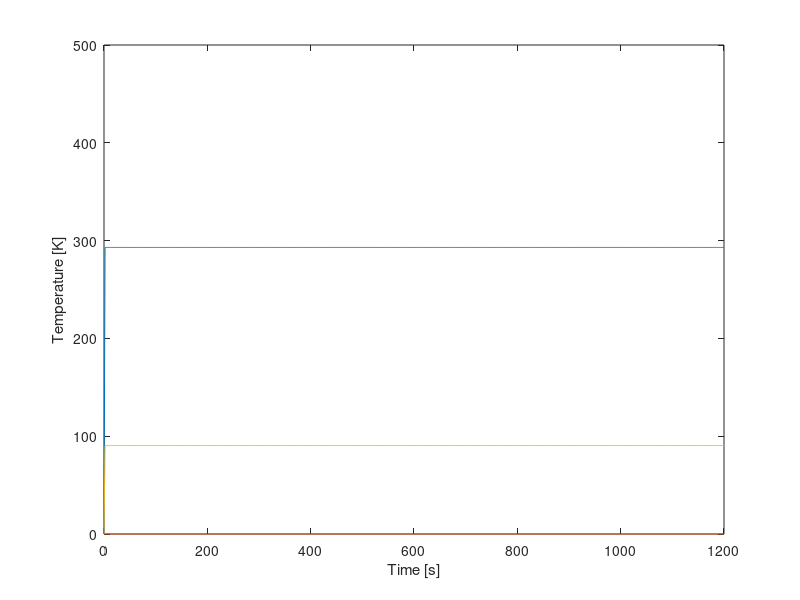

The MATLAB source for this figure:
clear all, close all, clc
%% Setup
% This section contains the parameters of the setup (start of cycle)
i=0;                     %Value for plot
T_0 = 293;              %Starting temperature in [K], assumed for all fluids, gasses and materials
T_water = 293;              %Starting temperature water in [K]
T_al = 293;                 %Starting temperature aluminium in [K]
T_cu = 293;                 %Starting temperature copper in [K]
T_pvc = 293;                %Starting temperature PVC in [K]
T_pur = 293;                %Starting temperature polyurethane in [K]
T_air = 293;                %Starting temperature internal air in [K]
T_amb = 293;                %Starting temperature ambient (outside) air in [K]
t = 0;                      %Time at the start [s]
t_final=1200;               %Time at end cycle [s]
%% First order variables
%This section contains the properties and constants of the materials, but also fixed variables of the setup
%Copper tubing
r_inner_cu = 0.004;     %Inner radius copper tube [m]
r_outer_cu = 0.006;     %Outer radius copper tube [m]
roughness_cu = 0.0015;  %Pipe roughness [m]
length_cu = 6.85;       %Length copper tube [m]
epsilon_cu = 0.05;      %Emissivity copper [-]
rho_cu = 8960;          %Density copper [kg/m^3]
c_cu = 386;             %Specific heat copper [J/kg K]
k_cu = 400;             %Thermal conductivity copper [W/(m K)]
%PVC tubing
hsv_pvc_d = 0.0022;     %Thickness of the HSV PCV [m]
r_outer_pvc = 0.055;    %Outer radius PVC tube [m]
r_inner_pvc = r_outer_pvc - hsv_pvc_d ;   %Inner radius PVC tube [m]
r_outer_double_pvc = r_outer_pvc + hsv_pvc_d; %Outer Radius of double-layered PVC tube (near endcaps) [m]
length_pvc = 0.130;     %Length/Height PVC tube [m] (this was shown to be slightly longer during first building phase with no real means to cut it down to 0.125m)
length_cap_pvc = 0.034; %Length/Height of a PVC Endcap [m]
epsilon_pvc = 0.9;      %Emissivity PVC [-]
rho_pvc = 1330;         %Density PVC [kg/m^3]
k_pvc = 0.19;           %Thermal conductivity PVC [W/(m K)]
d_air_endcap = 0.01;    %Distance between Kingspan Therma and the PVC endcap. Used to determine therma resistance
%Polyurethane tubing
r_inner_pur = 0.004;    %Inner radius polyurethane tube [m]
r_outer_pur = 0.006;    %Outer radius polyurathane tube [m]
d_pur = 0.002;          %Wall Thickness polyurthane tube [m]
length_pur = 6;         %Length polyurethane tube [m]
epsilon_pur = 0.9;      %Emissivity polyurethane [-]
k_pur = 0.13;           %Thermal conducitivity polyurethane [W/(m K)]
%Aluminium plate
A_al = 1.085;           %Area aluminium plate [m^2]
epsilon_paint = 0.95;   %Emissivity black acrylic paint [-]
rho_al = 2700;          %Density aluminium [kg/m^3]
d_al = 0.002;           %thickness aluminium plate [m]
k_al = 237;             %Thermal conductivity aluminium [W/(m K)]
c_al = 900;             %Specific heat aluminium [J/kg K]
%Water
rho_water_20C = 998;    %Density water at 20C [kg/m^3]
c_water = 4148;         %Specific heat water [J/kg K]
%Air
rho_air = 1.29;         %Density air at 20C [kg/m^3]
c_air = 1006;           %Specific heat air [J/kg K]
k_air = 0.025;          %Thermal conductivity air [W/m K]
%General Setup Wood Properties
k_wood = 0.12;       %Thermal Conductivity of Pinewood [W/m k]                       
d_wood = 0.054;      %Wood border thcikness [m], simplification, in reality 2 mm air pocket within 
A_wood = 0.3107;     %Inner Surface Area wood layer [m], slight simplification
%Kingspan Insulation Properties
ks_k = 0.022;     % Thermal Conductivity Kingspan insulation layer[W/(m*k)]
ks_d = 0.04;      % thickness of Kingspan insulation layer [m]
ks_spacer_d = 0.01; % Thickness of a single Kingspan spacer layer [m]
%Other
sigma = 5.67*10^-8;     %Stefan Boltzmann constant [W/(m^2 K^4)]
flowrate = 3/60000;     %Flowrate pump [m^3/s]
E = 1000;               %Irradiance artificial sun [W/m^2]

%% Second order variables

%Copper tube
A_outer_cu = 2 * pi * r_outer_cu * length_cu;       %Outer surface area copper tube [m^2]
A_inner_cu = 2 * pi * r_inner_cu * length_cu;       %Inner surface area copper tube [m^2]
A_exposed_cu = A_outer_cu/2;

V_cu = pi * r_inner_cu^2 * length_cu;               %Inner volume copper tube [m^3]
M_cu = V_cu * rho_cu;

%Surface areas and volume PVC tube
A_outer_pvc = 2 * pi * r_outer_pvc * length_pvc;    %Outer area PVC tube [m^2]
A_inner_pvc = 2 * pi * r_inner_pvc * length_pvc;    %Inner area PVC tube [m^2]

V_pvc = pi * r_inner_pvc^2 * length_pvc;            %Inner volume PVC tube [m^3]

%Surface areas and volume Polyurethane Tubing
A_outer_pur = 2 * pi * r_outer_pur * length_pur;    %Outer area Polyurethane Tubing [m^2]
A_inner_pur = 2 * pi * r_inner_pur * length_pur;    %Inner area Polyurethane Tubing [m^2]

V_pur = pi * r_inner_pur^2 * length_pur;            %Inner volume Polyurethane Tubing [m^3]

%Aluminium plate
V_al = A_al*0.002;                                  %Volume aluminium plate [m^3]
M_al = rho_al*V_al;                                 %Mass aluminium plate [kg]

%The following values are lifted from the earlier matlab model and are used to calculate (average) surface area of the Kingspan Insulation.
hsv_al_width = 0.04017;                                                                % Width of Aluminum Tape reflector section, [m]
hsv_therma_width_in = (hsv_al_width + (2*(sind(18)*0.010)));                           %'width' of kingspan therma plate on the inside, [m]
hsv_therma_width_out = (hsv_al_width + (2*(sind(18)*0.010))) + 2*(tand(18)*ks_d);      %'width' of kingspan therma plate on the outside, [m]
hsv_therma_a_in = length_pvc * hsv_therma_width_in;                                    %Area of kingspan therma plate on inside, [m^2]
hsv_therma_a_out = length_pvc * (hsv_therma_width_out);                                %Area of kingspan therma plate on outside, [m^2]
hsv_therma_a_avg = (hsv_therma_a_out + hsv_therma_a_in)/2;                             %Surface area in middle of therma plate, [m^2]

%The Heat Storage Vessel is seperated into two parts: one for the parts with overlap of endcaps and one for the part without 
pvc_ec_inner_length = length_cap_pvc - hsv_pvc_d;                                                       %Inner length of PVC Endcap [m]
hsv_pvc_a_single = (length_cap_pvc - (pvc_ec_inner_length * 2)) * ((r_inner_pvc+r_outer_pvc)/2) * 2 * pi; %Average PVC Surface Area for Heat Storage Vessel section without overlap [m]
hsv_pvc_a_double = (pvc_ec_inner_length * 2) * ((pvc_ec_inner_length+r_outer_double_pvc)/2) * 2 * pi;         %Average PVC Surface Area for Heat Storage Vessel sections with overlap [m]
pvc_ec_a = (r_outer_pvc)^2 * pi;                                                                         %Surface area of a single endcap, [m^2]

% Air Insulation Values
% The following values, once again lifted from the earlier model, aim at extracting helpfull values for calculation of the resistive properties of air in between the HSV and its insulation.
% These values are simplified estimations.
hsv_air_avgdist1 = ((0.010+0.00795)/2)*((length_pvc - (pvc_ec_inner_length * 2))/length_pvc) + ((0.0078+0.00575)/2)*((pvc_ec_inner_length * 2)/length_pvc); %Average distance of the heat reflector to the outer wall of the PVC body [m], USES PRE CALCULATED VALUES.  Accounts for the double layer PVC near the endcap, [m]
hsv_air_avg_a1 = length_pvc * (hsv_al_width - (2*(sind(18)*0.005)));                                                                                                                %Surface area at the average point between pvc and reflector [m^2], (TODO implement avgdist 1)
hsv_air_avgdist2 = 0.00905;                                                                                                                                                             %Average distance between reflector and kingspan therma plate [m]
hsv_air_avg_a2 = length_pvc * (hsv_al_width + (2*(sind(18)*0.005)));                                                                                                                %Surface are at the average point between reflector and kingspan therma [m^2], (TODO implement avgdist 2)
    
%Aluminum Reflector Tape Properties
d_al_t = 0.0001;                            % Thickness of an aluminum reflector segment [m]
a_al_t = hsv_al_width * length_pvc;         % Area of a single heat reflector element. 10 are present in total [m^2]
    
% Convective heat transfer coefficients
h_air = 5.0;         %CVTH of still air [W/(m^2 K)], Range (4.0 to 5.9)
h_water = 100;      %CVTH of water [W/(m^2 K)], Range (100 to 15000), Unused
h_pvc = 5;        %CVTH PVC [W/(m^2 K)], Range (5 to 9)
h_al = 7;        %CVTH aluminium [W/(m^2 K)], Range (7 to 10)
h_kingspan = 10;   %CTVH of Kingspan-Therma insulation [W/(m^2 K)], Range (10 to 30) (Aluminum surface)
h_pur = 5;        %CVTH of Polyurethane [W/(m^2 K)], PLACEHOLDER            
%Radiative heat transfer coefficients
h_r_pvc = 0.1;       %RDTH of pvc [W/(m^2 K)], PLACEHOLDER
h_r_al = 0.08;       %RDTH of aluminium-foil [W/(m^2 K)], PLACEHOLDER 
h_r_Kingspan = 0.08;  %RDTH of Kingspan-Therma insulation [W/(m^2 K)], PLACEHOLDER
h_r_pur = 0.5;       %RDTH of Polyurethane [W/(m^2 K)], PLACEHOLDER
%Overall Heat Transfer Coefficients, (may change due to change in CVTH)
U_cu = 1700;         %OHTC water in copper [W/(m^2 K)] TODO check this, has large influence on final temp
U_pur = 120.76;      %OHTC water in polyurethane [W/(m^2 K)]
U_pvc = 4.21;       %OHTC water in PVC [W/(m^2 K)]
%Other
V_system = V_cu+V_pvc+V_pur;                  %Volume of system  

%     R_a_cd = (log(r_outer_pvc / r_inner_pvc))/(2*pi * length_pvc * k_pvc); %Conductive transfer through pvc
%     R_a_cv = 1/(h_pvc* (hsv_pvc_a_single+hsv_pvc_a_double)); %Convection into air from pvc
%     R_b_cd = hsv_air_avgdist1 / (k_air * (10*hsv_air_avg_a1));  %Conduction through first still air pocket. simplified, assuming no convection.
%     R_c_r = (10*a_al_t) * (h_r_al * h_al); %Radiation transfer into aluminum reflector CHECK THIS
%     R_d_cd = d_al_t / (k_al * (10 * a_al_t) * length_pvc); %placeholder. Conduction through aluminum reflector. remember to account for the 10 panels
%     R_d_cv = 1/((10*a_al_t) * h_al); %Convection from Aluminum plate into second air pocket
%     R_d_r = R_c_r;                                                          %Radiation into second air pocket
%     R_e_cd = hsv_air_avgdist2 / (k_air * (10*hsv_air_avg_a2));              %Conduction through second still air pocket
%     R_e_cv = (10*hsv_therma_a_in) * (h_Kingspan + h_r_Kingspan);            %Convection into kingspan
%     R_f_cd = ks_d * (ks_k * hsv_therma_a_avg * 10);                         %Conduction through kingspan
%     R_f_cv = (10*hsv_therma_a_out) * (h_r_Kingspan + h_Kingspan);           %Convection to outside
%Simplified without radiation
R_a = 1/((1/(h_pvc*(hsv_pvc_a_single+hsv_pvc_a_double))) + (log(r_outer_pvc/r_inner_pvc)/(2*pi*length_pvc*k_pvc))); %Convection from PVC into first air pocket, And conduction through PVC.
R_b = hsv_air_avgdist1 / (k_air * (10*hsv_air_avg_a1)); %Conduction through first air pocket
R_c = 1/((1/(h_al*(10*a_al_t))) + (d_al_t/k_al*(10*a_al_t))); %Convection from reflector to second air pocket, And conduction through reflector.
R_d = hsv_air_avgdist2 / (k_air * (10*hsv_air_avg_a2)); %Conduction through second air pocket
R_e = 1/((1/(h_kingspan*(10*hsv_therma_a_avg))) + (ks_d/(ks_k*(10*hsv_therma_a_avg)))); %Convection from Kingspan Therma to ambient, And conduction through Kingspan Therma.    
R_hsv_radial = R_a + R_b + R_c + R_d + R_e;
%Endcap (Assumed single endcap here. Second one will be accounted for in R_hsv_endcaps)
R_z = 1/((1/(k_pvc*pvc_ec_a)) + (hsv_pvc_d/(k_pvc*pvc_ec_a)));          %Convection from PVC into air gap, and conduction through pvc.
R_y = d_air_endcap/(k_air * pvc_ec_a);                                  %Conduction through air gap
R_x = 1/((1/(h_kingspan*pvc_ec_a)) + (ks_d/(ks_k*pvc_ec_a)));           %Convection from Kingspan Therma into outside atmosphere, and conduction through Kingspan Therma
R_hsv_endcaps = 1/((R_z + R_y + R_x) + (R_z + R_y + R_x));              %Total Equivalent Thermal resistance of both endcaps
R_hsv = 1/((1/R_hsv_radial) + (1/R_hsv_endcaps));


%misc thermal resistance (taken out of loop)
R_al = d_al/(k_al * A_al);                    %Thermal resistance aluminium plate 
R_sol_air = 0.1;                                %Conductive thermal resistance air, PLACEHOLDER 
R_sol_wood = d_wood/(k_wood * A_wood) ;       %Conductive thermal resistance wood setup    
R_pur = 1/((1/(h_pur*(A_outer_pur))) + (log(r_outer_pur/r_inner_pur)/(2*pi*length_pur*k_pur))); %Thermal resistance of Polyurethane tube. Not accounting for rad

%Empty Arrays
T_air = repmat(T_amb, 1,t_final);
T_cu = repmat(T_cu, 1,t_final);
T_al = repmat(T_al, 1,t_final);
T_water = repmat(T_water, 1,t_final);
T_pvc = repmat(T_pvc, 1,t_final);
T_pur = repmat(T_pur, 1,t_final);
T_0 = repmat(T_0, 1,t_final);
T_amb = repmat(T_amb, 1,t_final);


%% Plotting info
for i = 2:t_final
    %Water
    rho_water = (999.83953 + 16.945176 * (1.00024*T_water(i)) - 7.9870401*10^-3 * (1.00024*T_water(i))^3 - 46.17046*10^-6* (1.00024*T_water(i))^3 +105.56302*10^-9 * (1.00024*T_water(i))^4 - 280.54253*10^-12 * (1.00024*T_water(i))^5)/(1+16.897850*10^-3 * (1.00024*T_water(i)));   %Density water
    M_water = V_system*rho_water;       %Volume of water inside system
    
    %%Solar collector
    Q_rad_cu = E*length_cu*(r_outer_cu*2 * pi)*epsilon_paint;            %Heat addition radiation on copper tube [W]
    Q_rad_al = E*A_al*epsilon_paint;                                %Heat addition radiation on aluminium plate [W]
    Q_loss_conv_al(i) = h_air*A_al*(T_al(i)-T_air(i));                      %Heat loss convection aluminium plate [W]
    Q_loss_cond_al_cu = k_cu* A_exposed_cu*(T_al(i)-T_cu(i))/(r_outer_cu*2-r_inner_cu*2);  %dit klopt niet hlml maar weten A tussen plaat en buis niet %Heat loss conduction aluminium plate [W]
    Q_losscond(i)= Q_loss_cond_al_cu;
    
    Q_loss_cond_al(i) = (T_al(i)-T_air(i))/R_al ;                                       %Heat loss convection aluminium plate (other direction)
    Q_loss_rad_cu(i) = sigma * epsilon_paint * A_outer_cu* (T_cu(i)^4 - T_air(i)^4);    %Heat loss radiation copper tube [W]
    Q_loss_rad_al(i) = sigma * epsilon_paint * A_al * (T_al(i)^4- T_air(i)^4);          %Heat loss radiation aluminium plate [W]
    
    %Temperature al and cu
    T_al(i)=T_al(i)+(Q_rad_al + 0.01*(-Q_loss_conv_al(i)-Q_loss_cond_al(i)-Q_loss_rad_al(i))) / (M_al*c_al);  %Temperature of the aluminium plate [K]
    T_cu(i)=T_cu(i)+(Q_rad_cu + 0.01*(-Q_loss_rad_cu(i)-Q_loss_cond_al_cu)) / (M_cu*c_cu);              %Temperature of the copper tube
    
    %Temperature water - Copper - adds heat
    Q_conv_cu(i) = U_cu * A_outer_cu * (T_cu(i) - T_water(i));        %Convection copper-water
    T_water(i) = T_water(i)+(Q_conv_cu(i)/(M_water*c_water));      %Final temperature water [K]
    
    %Heat Storage Vessel - loss
    Q_loss_hsv(i) = (T_water(i)-T_amb(i))/R_hsv ;          %Heat loss hsv
    Q_loss_pur(i) = (T_water(i)-T_amb(i))/R_pur;           %Heat loss polyurethane tubing 
    Q_loss(i) = Q_loss_hsv(i) + Q_loss_pur(i);           %Sum all of the heat losses per second instance here
    T_water(i) = T_water(i)-((sum(Q_loss)/(M_water*c_water)));      %Final temperature water [K]
    
    %Plotting steps code
    y(i) = T_water(i); %Inserts current temp into its respective place in y for plotting
    t = t + 1;          % 1 stands for 1 step for time
    x(i) = i;           % time is on x axis
    i = i + 1;          % 1 step added for plot
end
%% Actual plot
plot(x,y);
hold on
plot(x,Q_loss);
plot(x,Q_conv_cu);
hold off
xlim([0, t_final]);
ylim([0, 500]);
xlabel('Time [s]');
ylabel('Temperature [K]');